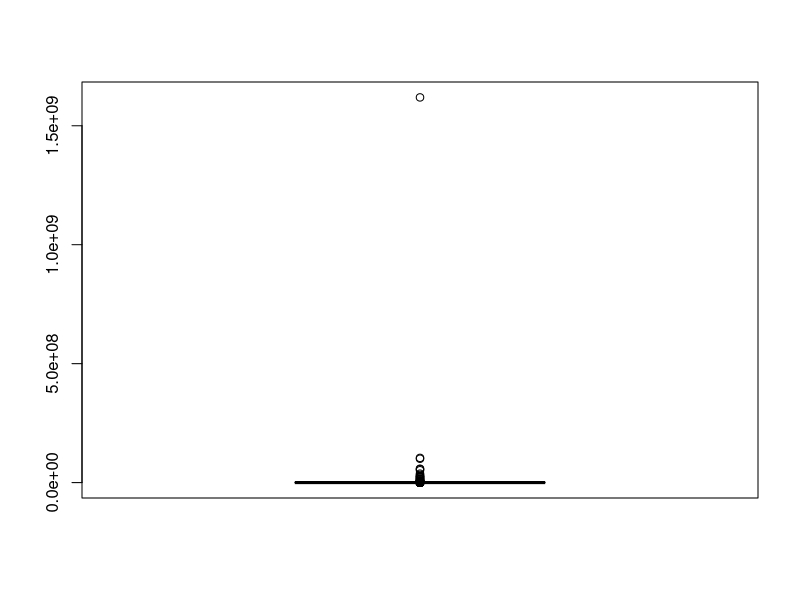
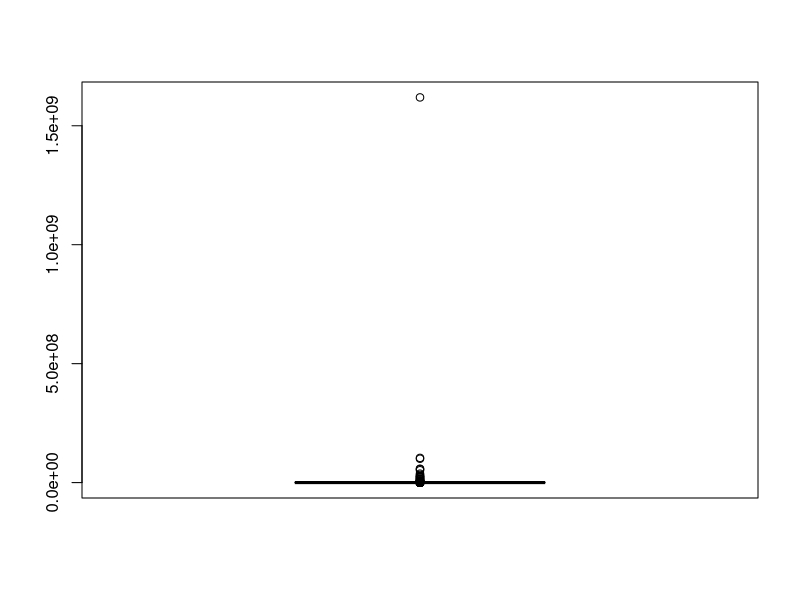
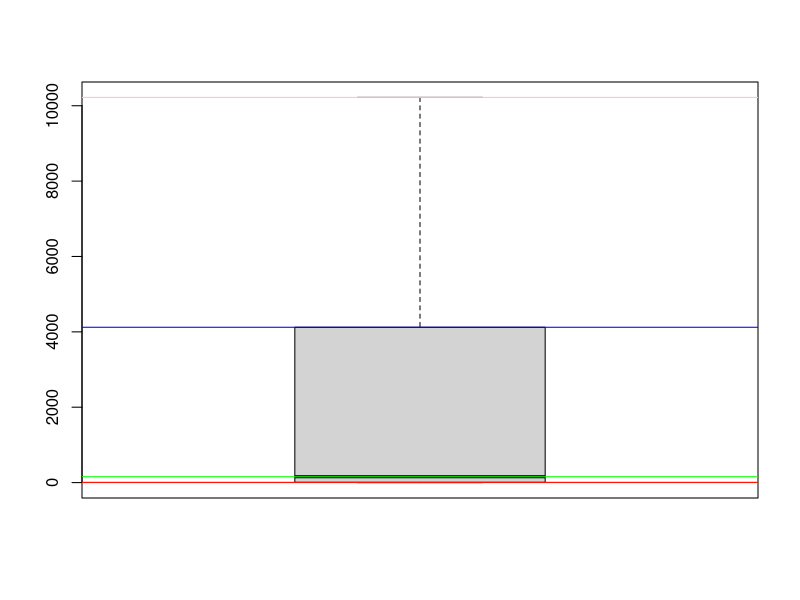
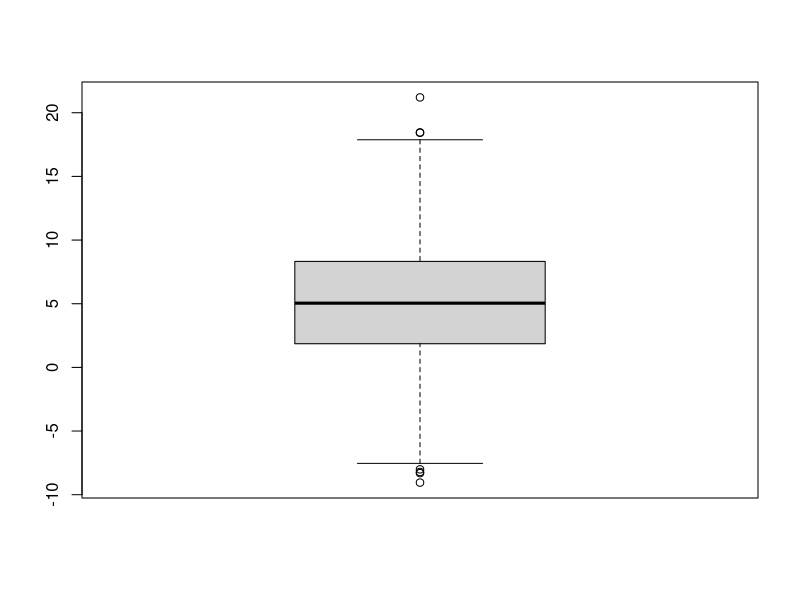
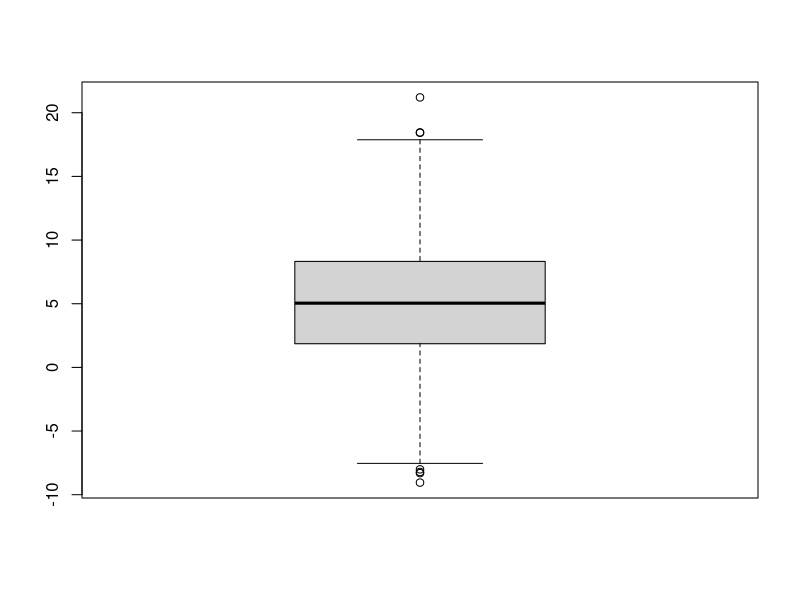
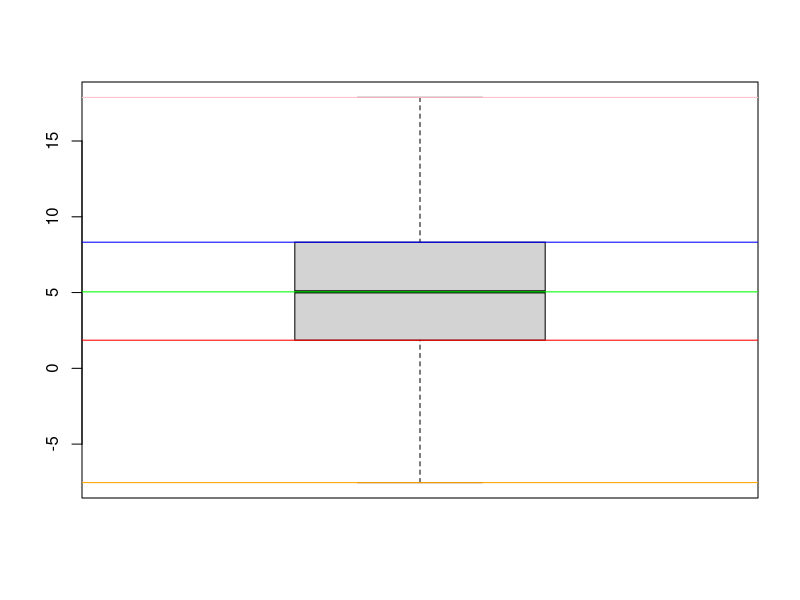

Generate these figures, in order, with R:
#Boxplot, ouliers et paramètres

set.seed(123)
data=rlnorm(1000,5,5)
summary(data)
boxplot(data)

boxplot(data)

#La boîte sans les outliers
boxplot(data,outline=FALSE)

parambp=boxplot(data, plot=FALSE)
parambp$stats[1,] #Limite moustache inférieure
abline(h=parambp$stats[1,],col="orange")
parambp$stats[2,] #1er quartile
abline(h=parambp$stats[2,],col="red")
parambp$stats[3,] #Médiane
abline(h=parambp$stats[3,],col="green")
parambp$stats[4,] #3ème quartile
abline(h=parambp$stats[4,],col="blue")
parambp$stats[5,] #Limite moustache supérieure
abline(h=parambp$stats[5,],col="pink")

#Plus clair avec des données issues d'une loi normale centrée et réduite

set.seed(123)
data=rnorm(1000,5,5)
summary(data)
boxplot(data)

boxplot(data)

#La boîte sans les outliers
boxplot(data,outline=FALSE)

parambp=boxplot(data, plot=FALSE)
parambp$stats[1,] #Limite moustache inférieure
abline(h=parambp$stats[1,],col="orange")
parambp$stats[2,] #1er quartile
abline(h=parambp$stats[2,],col="red")
parambp$stats[3,] #Médiane
abline(h=parambp$stats[3,],col="green")
parambp$stats[4,] #3ème quartile
abline(h=parambp$stats[4,],col="blue")
parambp$stats[5,] #Limite moustache supérieure
abline(h=parambp$stats[5,],col="pink")
